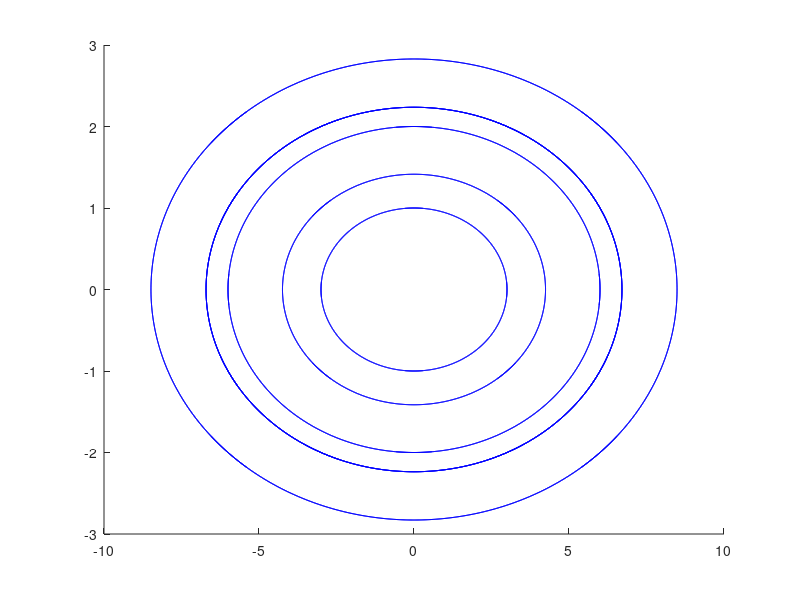

Write the MATLAB code that produced this figure.
clear all
clc
t = [-5:0.01:5];
c1=[-2:1:2];
c2 = [-2:1:2];
figure(1);
hold on
for i=c1
  for j=c2
    y1 = 3*i*cos(t/3)+3*j*sin(t/3);
    y2 = -1*i*sin(t/3)+j*cos(t/3);
    plot(y1,y2,"b");
  endfor
endfor
hold off

